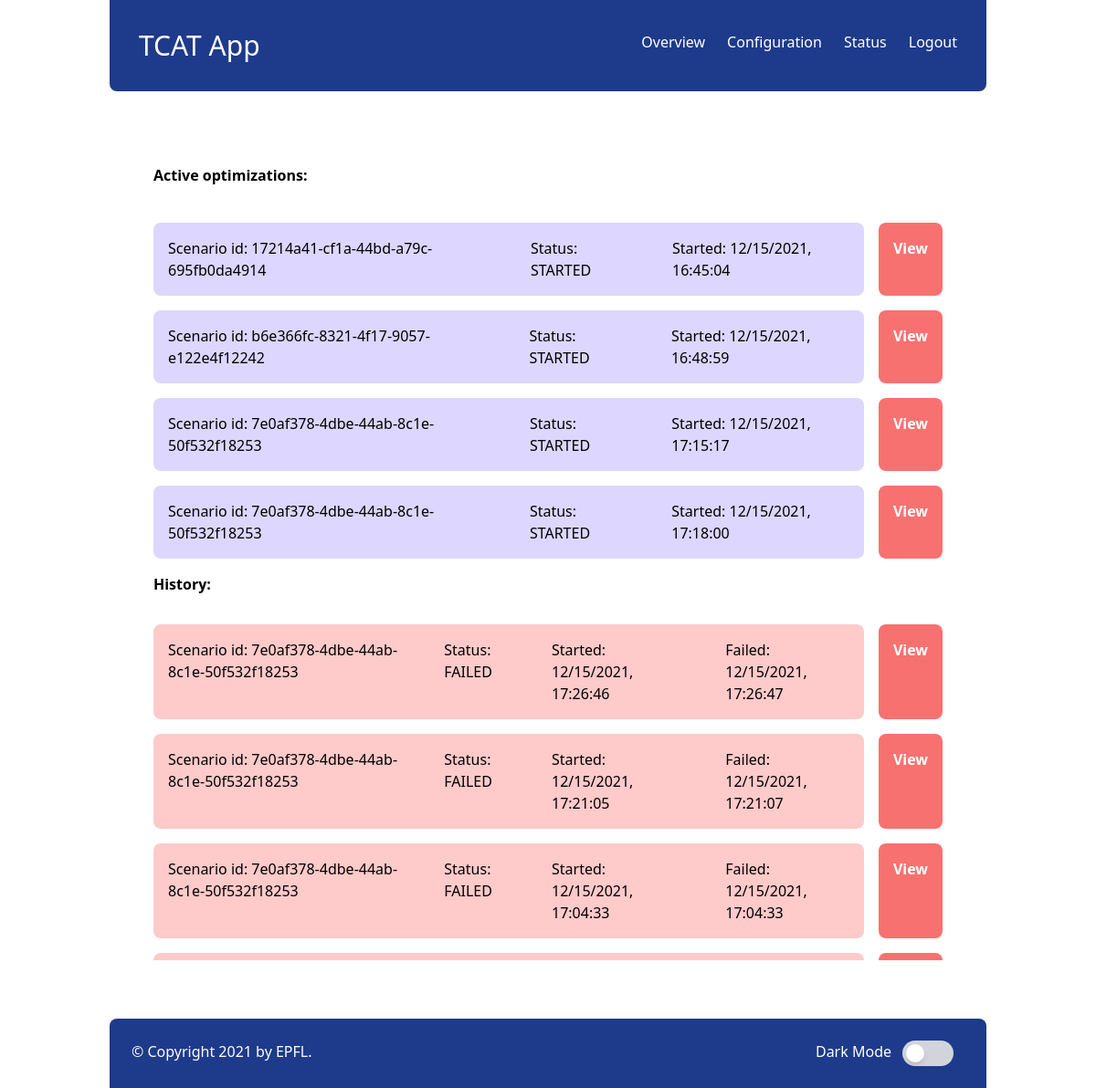
/overview (signed in), run on the app's committed database.
### models.py (models this page shows, shortened)
class ConfigurationRun(db.Model):
    id = db.Column(db.Integer, primary_key=True)
    configuration_id = db.Column(db.Integer, db.ForeignKey('configuration.id'), nullable=False)
    executor_id = db.Column(db.Integer, db.ForeignKey('user.id'), nullable=False)
    configuration_file_path = db.Column(db.String(4096), nullable=False, unique=True)
    started_date = db.Column(db.DateTime, nullable=False, default=datetime.utcnow)
    finished_date = db.Column(db.DateTime, nullable=True)
    failed_date = db.Column(db.DateTime, nullable=True)
    status = db.Column(db.String(128), nullable=False)
    configuration = db.relationship('Configuration', back_populates='configuration_runs')
    executor = db.relationship('User', back_populates='configuration_runs')

class Configuration(db.Model):
    id = db.Column(db.Integer, primary_key=True)
    creator_id = db.Column(db.Integer, db.ForeignKey('user.id'), nullable=False)
    scenario_id = db.Column(db.String(128), nullable=False, unique=True)
    configuration = db.Column(db.String(65536), nullable=False)
    files = db.Column(db.String(65536), nullable=False)
    created_date = db.Column(db.DateTime, nullable=False, default=datetime.utcnow)
    creator = db.relationship('User', back_populates='configurations')
    configuration_runs = db.relationship('ConfigurationRun', back_populates='configuration')

### app.py (the view)
@app.route('/overview')
def overview():
    if not logged_in():
        return redirect('/login')
    current_user = get_current_user()
    active_config_runs = ConfigurationRun.query.filter(and_(ConfigurationRun.executor_id == current_user.id, and_(
        ConfigurationRun.finished_date == None, ConfigurationRun.failed_date == None))).all()
    config_runs = ConfigurationRun.query.filter(and_(ConfigurationRun.executor_id == current_user.id, or_(
        ConfigurationRun.finished_date != None, ConfigurationRun.failed_date != None))).order_by(
        desc(ConfigurationRun.started_date), desc(ConfigurationRun.finished_date), desc(ConfigurationRun.failed_date)).all()
    return render_template('overview.html', active_config_runs=active_config_runs, config_runs=config_runs)

### app.py (called while the page is built)
def get_current_user():
    if not logged_in():
        return None
    user = User.query.filter_by(username=session['username']).first()
    return user

def logged_in():
    if 'username' in session:
        return True
    return False

### templates/overview.html (shortened to what this page needs)
{% extends 'base.html' %}
{% block content %}
    <div class="flex flex-col">
        <div class="flex-grow flex flex-col gap-2">
            <p class="flex-grow-0 p-4 font-sans font-semibold text-black dark:text-gray-300">Active optimizations:</p>
            <div class="flex-grow max-h-96 overflow-auto">
                {% for active_config_run in active_config_runs %}
                        <div class="flex-grow flex flex-row gap-4 m-4">
                            <div class="flex-grow flex flex-row gap-4 text-black font-medium bg-purple-200 dark:bg-purple-900 dark:text-gray-300 align-middle rounded-lg">
                                <div class="align-middle p-4">
                                    Scenario id: {{ active_config_run.configuration.scenario_id }}
                                </div>
                                <div class="align-middle p-4">
                                    Status: {{ active_config_run.status }}
                                </div>
                                <div class="align-middle p-4">
                                    Started: {{ active_config_run.started_date.strftime("%m/%d/%Y, %H:%M:%S") }}
                                </div>
                            </div>
                            <a class="flex-grow-0 p-4 text-center dark:text-gray-300 text-white bg-red-400 dark:bg-red-700 hover:bg-red-600 dark:hover:bg-red-900 rounded-lg font-semibold" href="{{ url_for('status', config_run_id=active_config_run.id) }}">View</a>
                        </div>
                {% endfor %}
            </div>
        </div>
        <div class="flex-grow">
            <p class="flex-grow-0 p-4 font-sans font-semibold text-black dark:text-gray-300">History:</p>
            <div class="flex-grow max-h-96 overflow-auto">
                {% for config_run in config_runs %}
                    <div class="flex-grow flex flex-row gap-4 m-4">
                        {% set back_color = 'bg-green-200 dark:bg-green-900' if config_run.finished_date != None else 'bg-red-200 dark:bg-red-900' %}
                        <div class="flex-grow flex flex-row gap-4 font-medium text-black dark:text-gray-300 align-middle rounded-lg {{ back_color }}">
                            <div class="align-middle p-4">
                                Scenario id: {{ config_run.configuration.scenario_id }}
                            </div>
                            <div class="align-middle p-4">
                                Status: {{ config_run.status }}
                            </div>
                            <div class="align-middle p-4">
                                Started: {{ config_run.started_date.strftime("%m/%d/%Y, %H:%M:%S") }}
                            </div>
                            {% if config_run.failed_date != None %}
                                <div class="align-middle p-4">
                                    Failed: {{ config_run.failed_date.strftime("%m/%d/%Y, %H:%M:%S") }}
                                </div>
                            {% endif %}
                        </div>
                        <a class="flex-grow-0 p-4 text-center dark:text-gray-300 text-white bg-red-400 dark:bg-red-700 hover:bg-red-600 dark:hover:bg-red-900 rounded-lg font-semibold" href="{{ url_for('status', config_run_id=config_run.id) }}">View</a>
                    </div>
                {% endfor %}
            </div>
        </div>
    </div>
{% endblock %}

### templates/base.html (shortened to what this page needs)
<!DOCTYPE html>
<html lang="en">
<head>
    <link rel="stylesheet" href="{{url_for('static',filename='css/main.css')}}">
</head>
<body id="body" class="bg-white dark:bg-gray-800">
    <div class="flex flex-col min-h-screen md:w-full lg:w-4/5 mx-auto">
        <nav id="header" class="w-full bg-blue-900 dark:bg-gray-900 text-white p-8 flex flex-col lg:rounded-b-lg">
            <div class="flex-grow flex flex-row justify-between">
                <div class="flex-grow-0">
                    <a class="font-sans md:text-xl lg:text-3xl dark:text-gray-300" href="/index">TCAT App</a>
                </div>
                {% set nav_items = [('/overview', 'Overview'), ('/configure','Configuration'),('/status','Status')] %}
                <div class="hidden sm:hidden md:flex flex-grow-0 flex-row space-x-6 items-stretch text-white dark:text-gray-300">
                    {%  if logged_in() %}
                        {% for nav_item in nav_items %}
                            <a class="font-sans text-1xl" href="{{ nav_item[0] }}">
                                <span class="inline-block align-middle hover:underline">{{ nav_item[1] }}</span>
                            </a>
                        {% endfor %}
                        <a class="font-sans text-1xl" href="/logout">
                            <span class="inline-block align-middle hover:underline">Logout</span>
                        </a>
                    {% endif %}
                </div>
            </div>
        </nav>
        <div id="content" class="flex-1 py-6 md:py-12 lg:py-16 px-4 md:px-6 lg:px-8 max-w-5x1 mx-auto w-full">{% block content %}{% endblock %}</div>
        <div id="footer" class="flex w-full bg-blue-900 dark:bg-gray-900 text-white dark:text-gray-300 text-sm lg:text-base font-light p-6 lg:rounded-t-lg">
            <div class="flex-grow-0">&copy; Copyright 2021 by <a href="https://www.epfl.ch/">EPFL</a>.</div>
            <div class="flex-grow"></div>
            <div id="toggle-dark-mode" class="flex flex-row checked">
                <label for="toggle-dark-mode" class="text-white dark:text-gray-300">Dark Mode</label>
                <div class="w-14 h-7 flex items-center bg-gray-300 rounded-full mx-3 px-1 dark:bg-blue-700">
                    <div class="bg-white w-5 h-5 rounded-full shadow-md transform dark:translate-x-7"></div>
                </div>
            </div>
        </div>
    </div>
</body>
</html>

### data on the page
ConfigurationRun: configuration.scenario_id "17214a41-cf1a-44bd-a79c-695fb0da4914", status "STARTED", started_date "12/15/2021, 16:45:04"
ConfigurationRun: configuration.scenario_id "b6e366fc-8321-4f17-9057-e122e4f12242", status "STARTED", started_date "12/15/2021, 16:48:59"
ConfigurationRun: configuration.scenario_id "7e0af378-4dbe-44ab-8c1e-50f532f18253", status "STARTED", started_date "12/15/2021, 17:15:17"
ConfigurationRun: configuration.scenario_id "7e0af378-4dbe-44ab-8c1e-50f532f18253", status "STARTED", started_date "12/15/2021, 17:18:00"
ConfigurationRun: configuration.scenario_id "7e0af378-4dbe-44ab-8c1e-50f532f18253", status "FAILED", started_date "12/15/2021, 17:26:46", failed_date "12/15/2021, 17:26:47"
ConfigurationRun: configuration.scenario_id "7e0af378-4dbe-44ab-8c1e-50f532f18253", status "FAILED", started_date "12/15/2021, 17:21:05", failed_date "12/15/2021, 17:21:07"
ConfigurationRun: configuration.scenario_id "7e0af378-4dbe-44ab-8c1e-50f532f18253", status "FAILED", started_date "12/15/2021, 17:04:33", failed_date "12/15/2021, 17:04:33"

### other printed values
{{ nav_item[1] }} "Overview" "Configuration" "Status"
